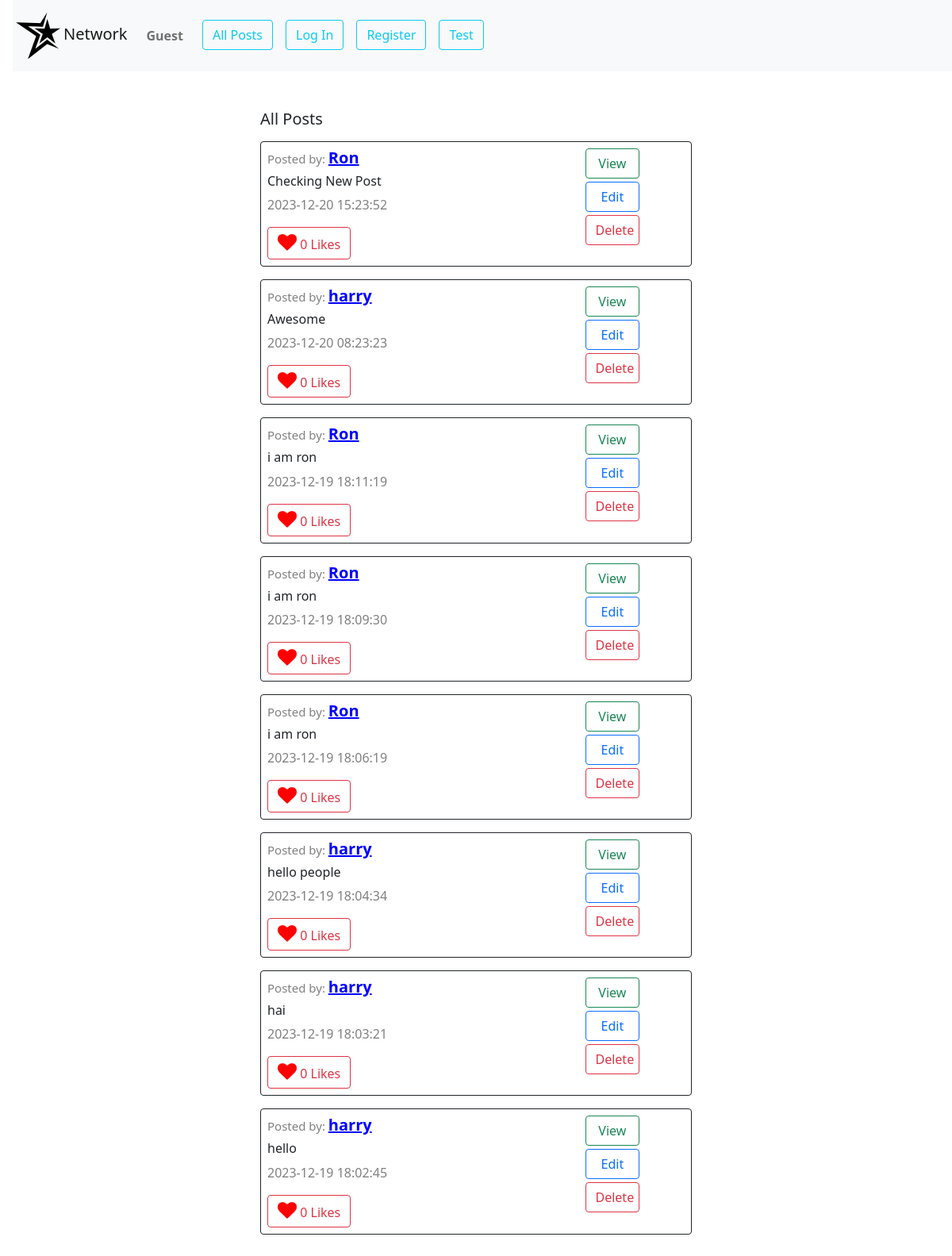
Before: / with the older database file.
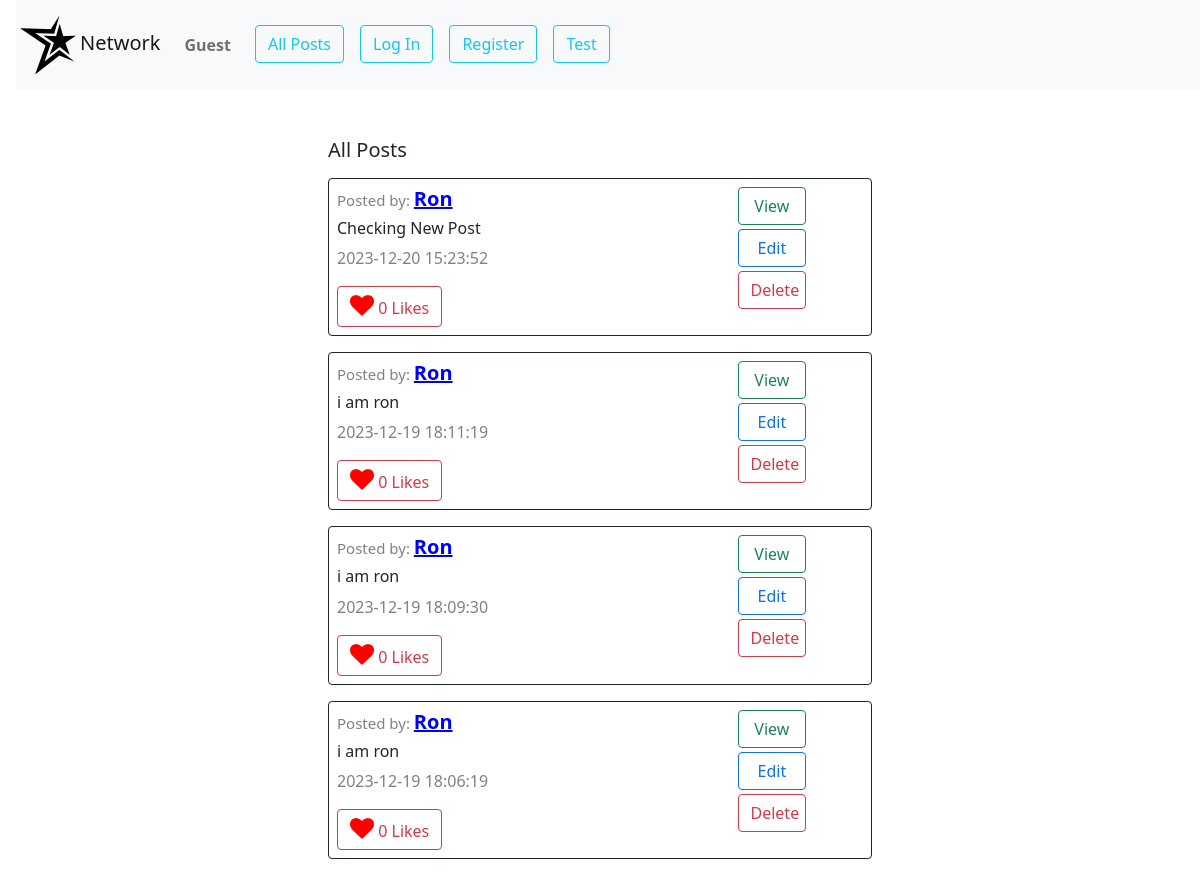
After: the same page with the newer database file.
### app.py (models this page shows, shortened)
class Posts(db.Model):
    __tablename__ = "posts"
    id = db.Column(db.Integer, primary_key=True)
    content = db.Column(db.String(150), nullable=False)
    likes = db.Column(db.Integer, default=0)
    created_at = db.Column(db.DateTime(timezone=True), server_default=db.func.current_timestamp())
    person_id = db.Column(db.Integer, db.ForeignKey('users.id'),nullable=False)

class Users(db.Model):
    __tablename__ = "users"
    id = db.Column(db.Integer, primary_key=True)
    username = db.Column(db.String(80), unique=True, nullable=False)
    hash = db.Column(db.String(200),nullable=False)
    email = db.Column(db.String(120), unique=True, nullable=False)
    first_name=db.Column(db.String(80), nullable=True)
    last_name=db.Column(db.String(80), nullable=True)
    profile_pic_addr=db.Column(db.String(200), nullable=True)
    user_posts=db.relationship('Posts',backref='owner',lazy='dynamic')
    followers = db.relationship('Users',
                                secondary = follow,
                                primaryjoin = (follow.c.following_id == id),
                                secondaryjoin = (follow.c.follower_id == id),
                                backref = 'following'
                                )

### app.py (the view, shortened to what this page needs)
@app.route("/", methods=["GET", "POST"])
def index():
    posts=Posts.query.order_by(Posts.created_at.desc()).all()
    user_id=session.get("user_id")
    if user_id:
        current_user=Users.query.filter_by(id=user_id).first()
    else:
        current_user=None
    return render_template("index.html",posts=posts,current_user=current_user)

### app.py (called while the page is built)
@app.after_request
def after_request(response):
    response.headers["Cache-Control"] = "no-cache, no-store, must-revalidate"
    response.headers["Expires"] = 0
    response.headers["Pragma"] = "no-cache"
    return response

### templates/index.html (shortened to what this page needs)
{% extends "layout.html" %} {% block body %}
<div id="index_div">
	<div id="post-view" class="container-fluid py-5 w-50">
		<h5 class="ms-3">All Posts</h5>
		{% for item in posts%}
		<div id="display_div_{{item.id}}" class="border border-dark m-3 p-2 rounded">
			<div class="row">
				<div class="col-9">
					<h5>
						<span style="color: grey; font-size: 15px">Posted by: </span
						><a
							style="font-weight: bold; color: blue"
							href="/profile/{{item.owner.id}}"
							>{{item.owner.username}}</a
						>
					</h5>
					<div id="index_content_div_{{item.id}}"><h6  class="mt-2">{{item.content}}</h6></div>
					<p><span style="color: grey">{{item.created_at}}</span></p>
					<button class="btn btn-outline-danger">
						<i style="font-size: 24px; color: red" class="fa">&#xf004;</i>
						{{item.likes}} Likes
					</button>
				</div>
				<div class="col-2 ">
					<div class="row">
						<button data-post_id="{{item.id}}" id="index_view_btn_{{item.id}}" class="btn btn-outline-success mb-1 w-75 view_btn">View</button>
					</div>
					<div class="row">
						<button data-post_id="{{item.id}}" id="index_edit_btn_{{item.id}}" class="btn btn-outline-primary mb-1 w-75 edit_btn">Edit</button>
					</div>
					<div class="row">
						<button data-post_id="{{item.id}}" id="index_delete_btn_{{item.id}}" class="btn btn-outline-danger mb-1 w-75 delete_btn">Delete</button>
					</div>
				</div>
			</div>
		  </div>
		{%endfor%}
	</div>
</div>
{% endblock %}

### templates/layout.html (shortened to what this page needs)
<!DOCTYPE html>
<html lang="en">
	<head>
		<link href="/static/styles.css" rel="stylesheet" />
		<link
			href="https://cdn.jsdelivr.net/npm/bootstrap@5.0.2/dist/css/bootstrap.min.css"
			rel="stylesheet"
 />
		<link
			rel="stylesheet"
			href="https://cdnjs.cloudflare.com/ajax/libs/font-awesome/4.7.0/css/font-awesome.min.css" />
	</head>
	<body>
		<nav class="navbar navbar-expand-lg navbar-light bg-light ms-3">
			<a class="navbar-brand" id="network" href="/"
				><img src="/static/favicon.ico" alt="" />Network</a
			>
			<div>
				<ul class="navbar-nav mr-auto">
					<li class="nav-item">
						{% if current_user %}
						<a class="nav-link me-3" id="username"
							><strong>{{current_user.username}}</strong></a
						>
						{%else%}
						<a class="nav-link me-3" id="username"><strong>Guest</strong></a>
						{%endif%}
					</li>
					<li class="nav-item">
						<a class="btn btn-outline-info me-3" href="/" id="allpost"
							>All Posts</a
						>
					</li>
					{% if current_user %}
					<li class="nav-item">
						<a class="btn btn-outline-info me-3" href="/following" id="follow"
							>Following</a
						>
					</li>
					<li class="nav-item" id="newpost">
						<a class="btn btn-outline-info me-3" href="/newpost" id="newpost"
							>New Post</a
						>
					</li>
					<li class="nav-item">
						<a class="btn btn-outline-info me-3" href="/logout">Log Out</a>
					</li>
					{%else%}
					<li class="nav-item">
						<a class="btn btn-outline-info me-3" href="/login">Log In</a>
					</li>
					<li class="nav-item">
						<a class="btn btn-outline-info me-3" href="/register">Register</a>
					</li>
					{%endif%}
					<li class="nav-item">
						<a class="btn btn-outline-info me-3" href="/test">Test</a>
					</li>
				</ul>
			</div>
		</nav>
		<div class="body">
			 {% block body %} {% endblock %}
		</div>
	</body>
</html>

Changed rows visible on the page:
removed Posts: owner.username "harry", content "Awesome", created_at "2023-12-20 08:23:23", likes "0"
removed Posts: owner.username "harry", content "hello people", created_at "2023-12-19 18:04:34", likes "0"
removed Posts: owner.username "harry", content "hai", created_at "2023-12-19 18:03:21", likes "0"
removed Posts: owner.username "harry", content "hello", created_at "2023-12-19 18:02:45", likes "0"
